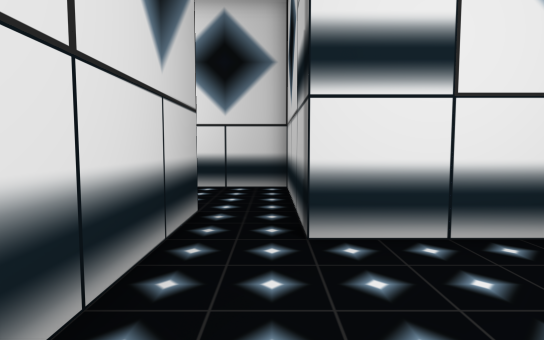
view 1 (above)

13 first-person views from a walk through a 3-D level made in the Unity game engine. The camera is 1.3 m above the floor, tilts 4° down and sees 80° across. Doors are open. The floor is counted in squares, 1 m on a side. Each view is taken from the middle of a square. On the plan, view 1 faces up. The plan holds only what a view shows up to about 14 squares ahead; the rest is blank. The place goes on beyond the plan. The player character is not drawn.

view 2
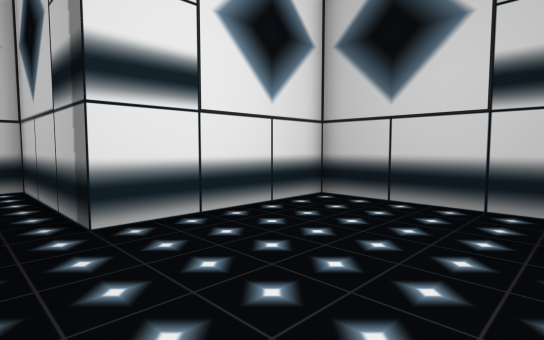

view 3
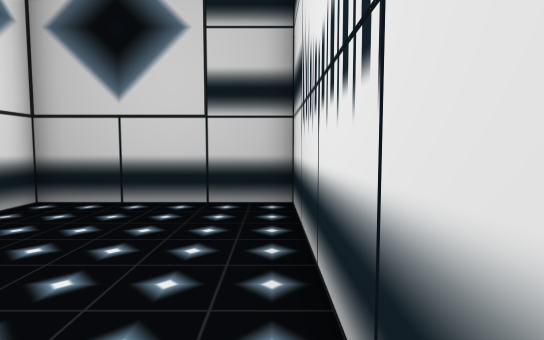

view 4
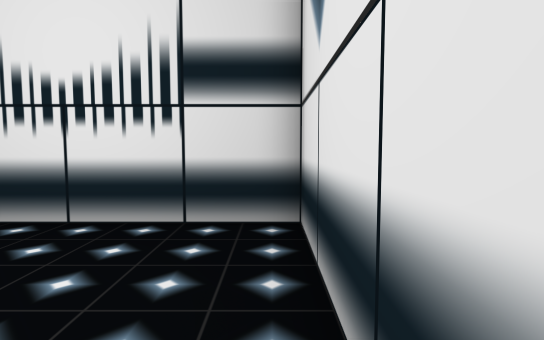

view 5
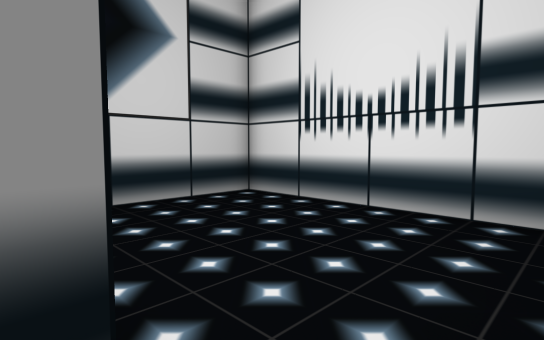

view 6
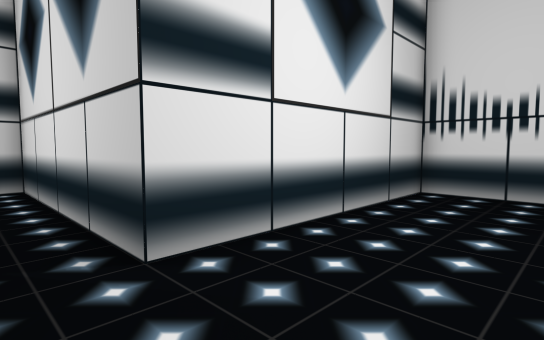

view 7
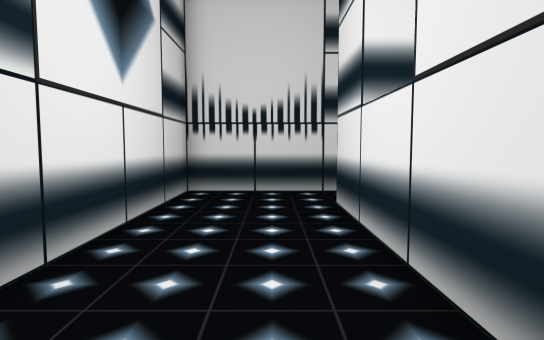

view 8
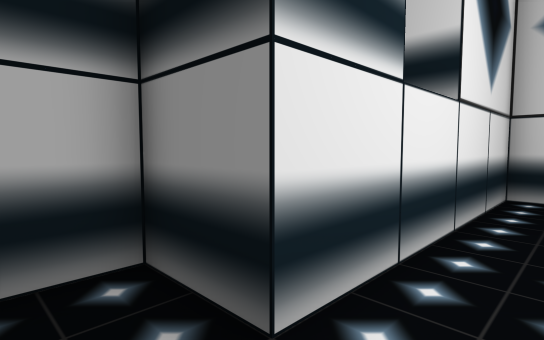

view 9
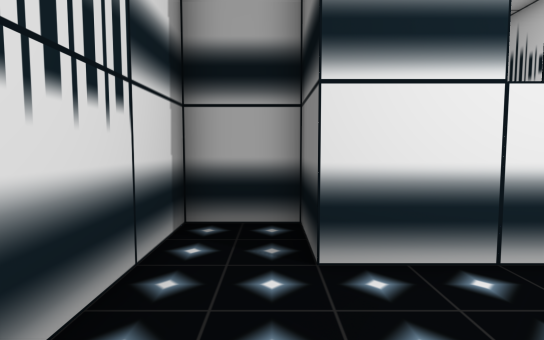

view 10
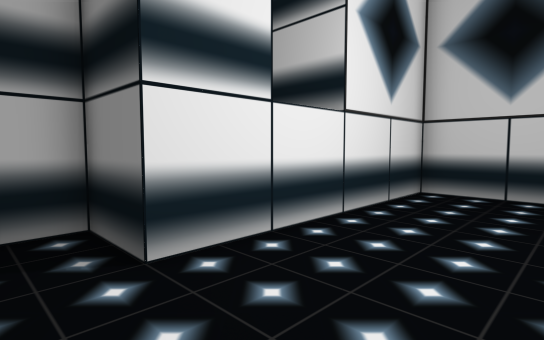

view 11
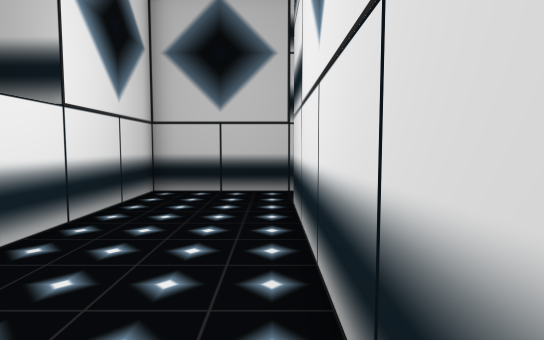

view 12
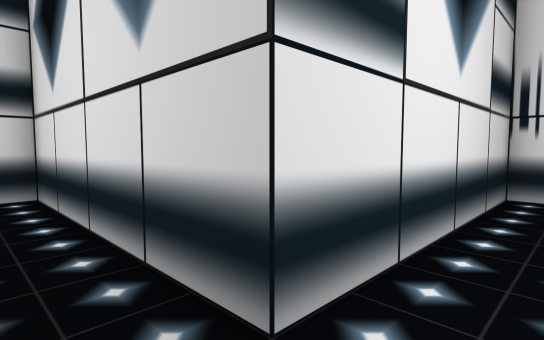

view 13
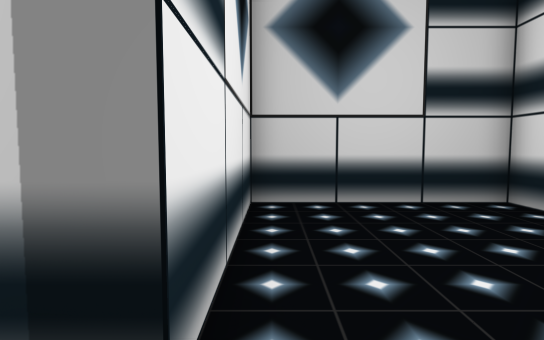

### Floor plan
Ten units are one square. View 1 is at (0, 0); x grows to the right and y downward. Boxes are objects, and circles mark ways between rooms. Rooms are numbered by the first view taken in them; rooms with no view inside come last. Other rooms are left out.
<svg viewBox="-100 -130 170 150">
<path fill="none" stroke="#000" d="M-15 -45 -15 15 65 15 65 -45 5 -45M5 -45 5 -105 -75 -105 -75 -125 -95 -125 -95 -65 -15 -65 -15 -45"/>
<circle cx="-5" cy="-55" r="3" fill="#2a7"/>
<text x="20" y="-20">1</text>
<text x="-50" y="-90">2</text>
</svg>
Room 1 opens to room 2.

Where each view was taken, in squares from view 1:
view 1: 0 up, 0 right, facing up
view 2: 1 down, 1 left, facing up-right
view 3: 1 down, 1 left, facing right
view 4: 4 up, 1 left, facing down
view 5: 5 up, 1 left, facing down-right
view 6: 10 up, 0 right, facing down-left
view 7: 9 up, 0 right, facing left
view 8: 9 up, 9 left, facing up-right
view 9: 7 up, 8 left, facing up
view 10: 7 up, 9 left, facing up-right
view 11: 7 up, 9 left, facing right
view 12: 8 up, 0 right, facing down-left
view 13: 4 up, 1 left, facing right
